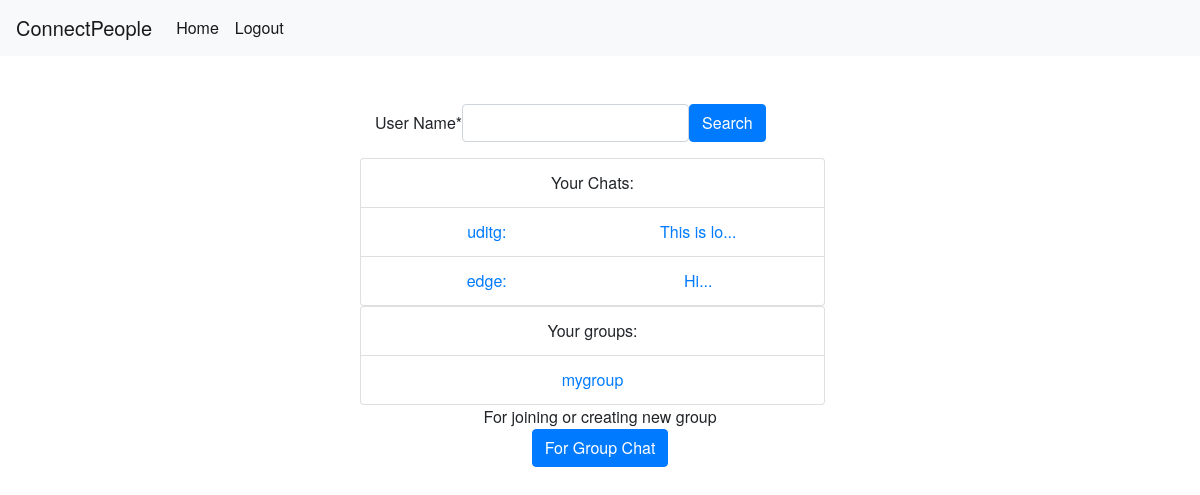
The app's page /chatapp/ (signed in) with its own data.
### chatapp/models.py (models this page shows, shortened)
class Chat(models.Model):
    latest_message = models.ForeignKey(Message, related_name='latest_message', on_delete=models.CASCADE)
    member_one = models.ForeignKey(User, related_name='member_one', on_delete=models.CASCADE)
    member_two = models.ForeignKey(User, related_name='member_two', on_delete=models.CASCADE)

class Message(models.Model):
    msg_text = models.CharField(max_length=200, blank=False)
    send_time = models.DateTimeField(default=datetime.now)
    sender = models.ForeignKey(User, related_name='sender_user', on_delete=models.CASCADE)
    reciever = models.ForeignKey(User, related_name='reciever_user', on_delete=models.CASCADE)
    def __str__(self):
        return self.msg_text[:10]

class Group(models.Model):
    group_name = models.CharField(max_length=20, unique=True)
    members = models.ManyToManyField(User, related_name='group_members')
    group_code = models.CharField(max_length=100)
    max_group_size = models.IntegerField(default=5)
    admin = models.CharField(default='uditg', max_length=50)

### chatapp/views.py (the view, shortened to what this page needs)
# urls.py: path('', views.HomeView.as_view(), name='home'),
@method_decorator(login_required, name='dispatch')
class HomeView(View):
    def get(self, request):
        form = UserSearchForm()
        user_groups = request.user.group_members.all()
        user_chats = Chat.objects.filter(Q(member_one=request.user) | Q(member_two=request.user))
        return render(request, 'chatapp/home.html',
                      {'form': form, 'user_groups': user_groups, 'user_chats': user_chats})

### chatapp/forms.py
class UserSearchForm(forms.Form):
    username = forms.CharField(label="User Name", max_length=50)

### chatapp/templatetags/chats_extra.py (called while the page is built)
@register.simple_tag()
def other_member(user_chat, user):
    if user_chat.member_one == user:
        return user_chat.member_two.username
    else:
        return user_chat.member_one.username

### chatapp/templates/chatapp/home.html (shortened to what this page needs)
{%extends 'chatapp/base.html'%}
{%load crispy_forms_tags %}
{%load chats_extra %}
{%block content%}
<div class="container" id="form_container">
    <div class="row">
        <div class="col-sm-3 "></div>
        <div class="col-sm">
            <form method="post" action="{% url 'chatapp:home' %}" class="d-flex-row form-inline">
                {{form|crispy}}
                <input type="submit" class="btn btn-primary" value="Search">
            </form>
        </div>
    </div>
    <div class="row">
        <div class="col-sm-3"></div>
        <div class="col-sm list-group">
            <div class="list-group-item text-center">
                Your Chats:
            </div>
            {%for user_chat in user_chats%}
                <div class="list-group-item text-center">
                    <a href="{%url 'chatapp:user_chat_redirecter' user.id user_chat.id %}">
                        <div class="container">
                            <div class="row">
                                <div class="col">{%other_member user_chat user%}:</div>
                                <div class="col">{{user_chat.latest_message}}...</div>
                            </div>
                        </div>
                    </a>
                </div>
            {%endfor%}
        </div>
        <div class="col-sm-3"></div>
    </div>
    <div class="row">
        <div class="col-sm-3"></div>
        <div class="col-sm list-group">
            <div class="list-group-item text-center">
                Your groups:
            </div>
            {%for user_group in user_groups%}
                <div class="list-group-item text-center">
                    <a href="{%url 'chatapp:group_chat_messages' user_group.group_name user.id%}">
                        {{user_group.group_name}}
                    </a>
                </div>
            {%endfor%}
        </div>
        <div class="col-sm-3"></div>
    </div>
    <div class="row">
        <div class="col-sm"></div>
        <div class="col-sm-8 text-center">For joining or creating new group</div>
        <div class="col-sm"></div>
    </div>
    <div class="row">
        <div class="col-sm"></div>
        <div class="col-sm-8">
            <form method="get" action="{%url 'chatapp:group_chat'%}" class="form-inline justify-content-center">
                <button type="submit" class="btn btn-primary text-center">For Group Chat</button>
            </form>
        </div>
        <div class="col-sm"></div>
    </div>
</div>
{%endblock content%}

### chatapp/static/chatapp/css/stylesheet.css (style rules this page uses)
body { font-family: "HelveticaNeue-Light", "Helvetica Neue Light", "Helvetica Neue", Helvetica, Arial, "Lucida Grande", sans-serif; font-weight: 300; }
#form_container { padding-top:5%; }

### records on screen
Chat: member_one+member_two "uditg", latest_message "This is lo"
Chat: member_one.username "edge", latest_message "Hi"
Group: group_name "mygroup"
